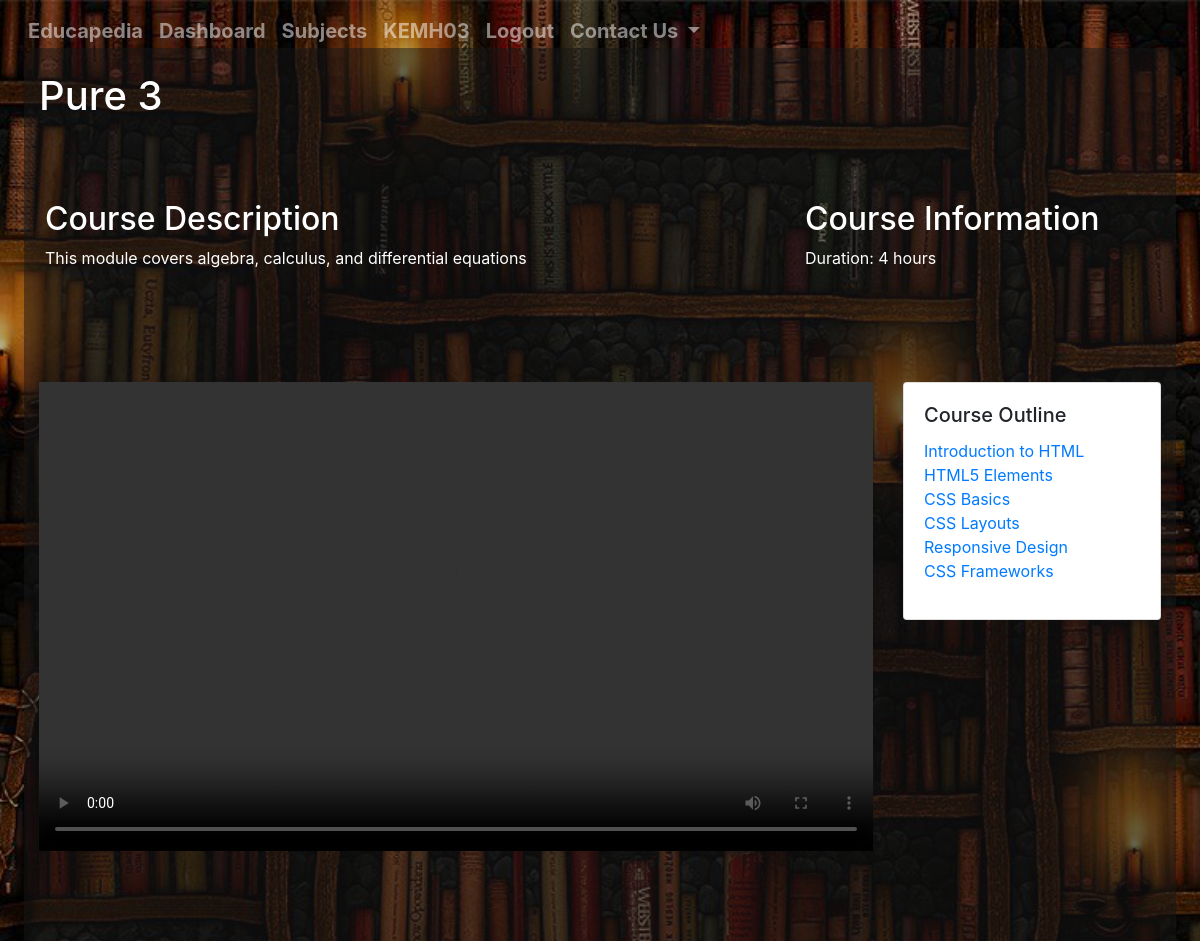
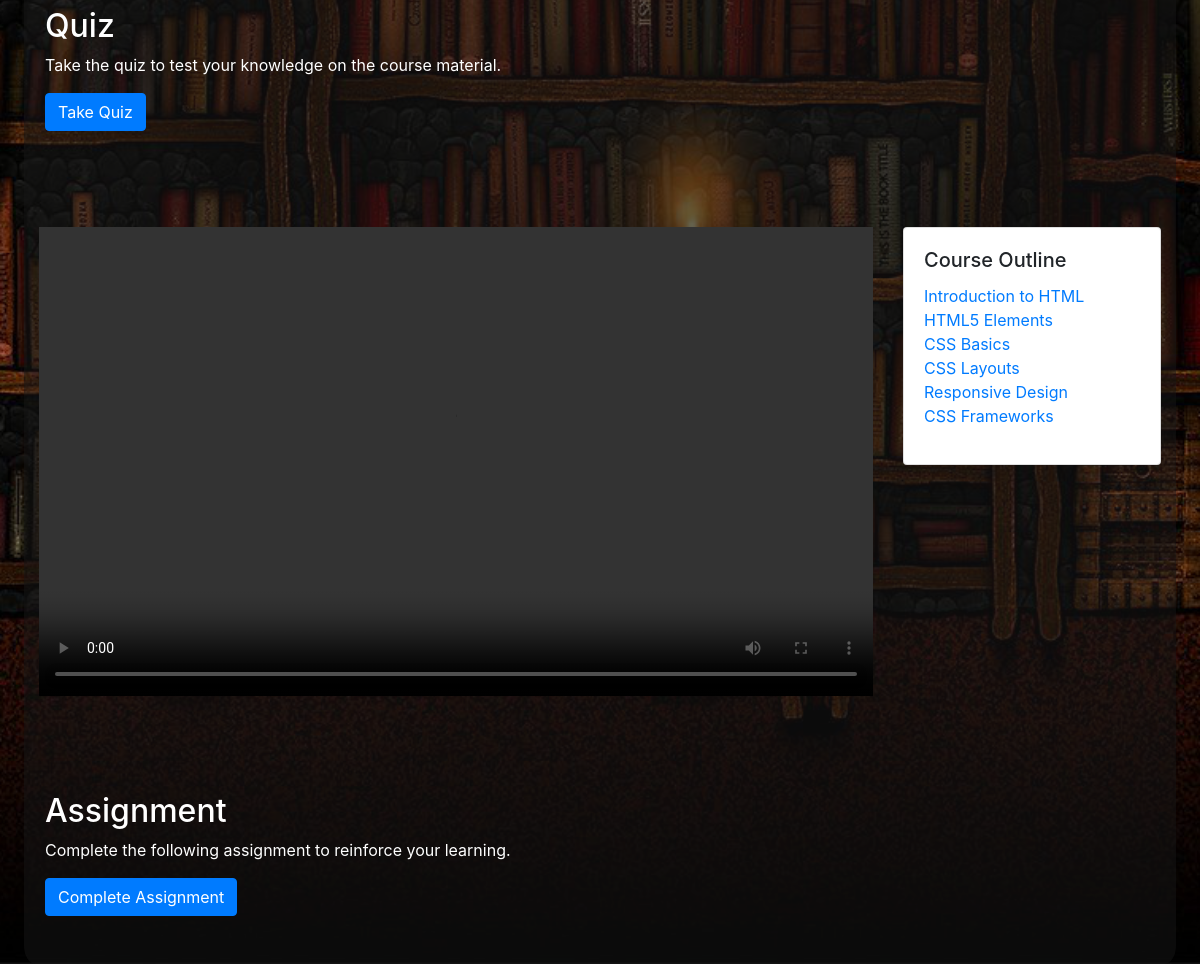
The page /Video/Pure 3/ (signed in) on the database its author committed (2 pictures, top to bottom).
### Educapedia/models.py (models this page shows, shortened)
class Courses(models.Model):
    CATEGORY_CHOICES = (
        ('math', 'Math'),
        ('science', 'Science'),
        ('ict', 'ICT'),
    )
    name = models.CharField(max_length=100)
    description = models.TextField()
    category = models.CharField(max_length=10, choices=CATEGORY_CHOICES)
    instructor = models.CharField(max_length=100,default='Test')
    video1 = models.FileField(upload_to='media/static/videos/')
    video2 = models.FileField(upload_to='media/static/videos/')
    quiz = models.URLField()
    assignment = models.URLField()
    picture = models.ImageField(upload_to='media/static/pictures/')

### Educapedia/views.py (the view)
# urls.py: path('Video/<str:course_name>/', Educapedia_views.Video, name='Edu-Video'),
@ login_required
def Video(request, course_name):
    course = Courses.objects.get(name=course_name)
    return render(request, 'Educapedia/Video.html', {'course': course})

### templates/Educapedia/Video.html (shortened to what this page needs)
{% extends 'Educapedia/Base_Subjects.html' %}
{% load static %}
{% block content %}
<nav class="navbar navbar-expand-lg navbar-dark fixed-top">
  <div class="collapse navbar-collapse font-weight-bold ml-1" style="font-size: 20px;" id="navbarNavDropdown">
    <ul class="navbar-nav">
      <li class="nav-item">
        <a class="nav-link" href="{% url 'Edu-Home' %}">Educapedia<span class="sr-only">(current)</span></a>
      </li>
      <li class="nav-item">
        <a class="nav-link" href="{% url 'Edu-Dashboard' %}">Dashboard</a>
      </li>
      <li class="nav-item">
          <a class="nav-link" href="{% url 'Edu-OurSubjects' %}">Subjects</a>
      </li>
      <li class="nav-item">
        <a class="nav-link" href="{% url 'Edu-Profile' %}">{{user.username}}</a>
      </li>
      <li class="nav-item">
          <a class="nav-link" href="{% url 'Edu-Logout' %}">Logout</a>
      </li>
      <li class="nav-item dropdown">
        <a class="nav-link dropdown-toggle" href="#" id="navbarDropdownMenuLink" data-toggle="dropdown" aria-haspopup="true" aria-expanded="false">
          Contact Us
        </a>
      </li>
    </ul>
  </div>
</nav>
  <br><br>
	<div style="background-color: rgb(23, 23, 23,0.5);border-radius: 1%;">
	<header class="text-white">
		<div class="container-fluid">
			<div class="row py-4">
				<div class="col-md-6">
					<h1>{{ course.name }}</h1>
				</div>
			</div>
		</div>
	</header>
  <section class="py-5 text-white">
		<div class="container">
			<div class="row">
				<div class="col-md-8">
					<h2>Course Description</h2>
					<p>{{course.description}}</p>
				</div>
				<div class="col-md-4">
					<h2>Course Information</h2>
					<ul class="list-unstyled">
						<li> Duration: 4 hours</li>
          </ul>
        </div>
      </div>
    </div>
  </section>
	<section class="py-5">
		<div class="container-fluid">
			<div class="row">
				<div class="col-md-9">
					<div class="embed-responsive embed-responsive-16by9">
						<video class="embed-responsive-item" src="{{ course.video1.url }}" allowfullscreen controls></video>
					</div>
				</div>
				<div class="col-md-3">
					<div class="card">
						<div class="card-body">
							<h5 class="card-title">Course Outline</h5>
							<ul class="list-unstyled">
								 <li><a href="#">Introduction to HTML</a></li>
								 <li><a href="#">HTML5 Elements</a></li>
								 <li><a href="#">CSS Basics</a></li>
								 <li><a href="#">CSS Layouts</a></li>
								 <li><a href="#">Responsive Design</a></li>
								 <li><a href="#">CSS Frameworks</a></li>
							</ul>
						</div>
					</div>
				</div>
			</div>
		</div>
	</section>
    <section class="py-5 text-white">
        <div class="container">
            <div class="row">
                <div class="col-md-8">
                    <h2>Quiz</h2>
                    <p>Take the quiz to test your knowledge on the course material.</p>
                    <a href="{{course.quiz}}" class="btn btn-primary">Take Quiz</a>
                </div>
            </div>
        </div>
    </section>
    <section class="py-5">
        <div class="container-fluid">
            <div class="row">
                <div class="col-md-9">
                    <div class="embed-responsive embed-responsive-16by9">
                      <video class="embed-responsive-item" src="{{ course.video2.url }}" allowfullscreen controls></video>
                    </div>
                </div>
                <div class="col-md-3">
                    <div class="card">
                        <div class="card-body">
                            <h5 class="card-title">Course Outline</h5>
                            <ul class="list-unstyled">
                                 <li><a href="#">Introduction to HTML</a></li>
                                 <li><a href="#">HTML5 Elements</a></li>
                                 <li><a href="#">CSS Basics</a></li>
                                 <li><a href="#">CSS Layouts</a></li>
                                 <li><a href="#">Responsive Design</a></li>
                                 <li><a href="#">CSS Frameworks</a></li>
                            </ul>
                        </div>
                    </div>
                </div>
            </div>
        </div>
    </section>
    <section class="py-5 text-white">
        <div class="container">
            <div class="row">
                <div class="col-md-8">
                    <h2>Assignment</h2>
                    <p>Complete the following assignment to reinforce your learning.</p>
                    <a href="{{course.assignment}}" class="btn btn-primary">Complete Assignment</a>
                </div>
            </div>
        </div>
    </section>
  </div>
{% endblock content %}

### media/static/Educapedia/SubjectsStyle.css (style rules this page uses)
.navbar { transition: all 0.5s; }
h1, h2, h3 { opacity: 0; animation-name: fadeIn; animation-duration: 1s; animation-fill-mode: forwards; }
:root { --animate-duration: 1200ms; --animate-delay: 0.9s; }

### rows shown on the page
Courses: name "Pure 3", description "This module covers algebra, calculus, and differential equations"

### other values the page prints
{{ user.username }} "KEMH03"
